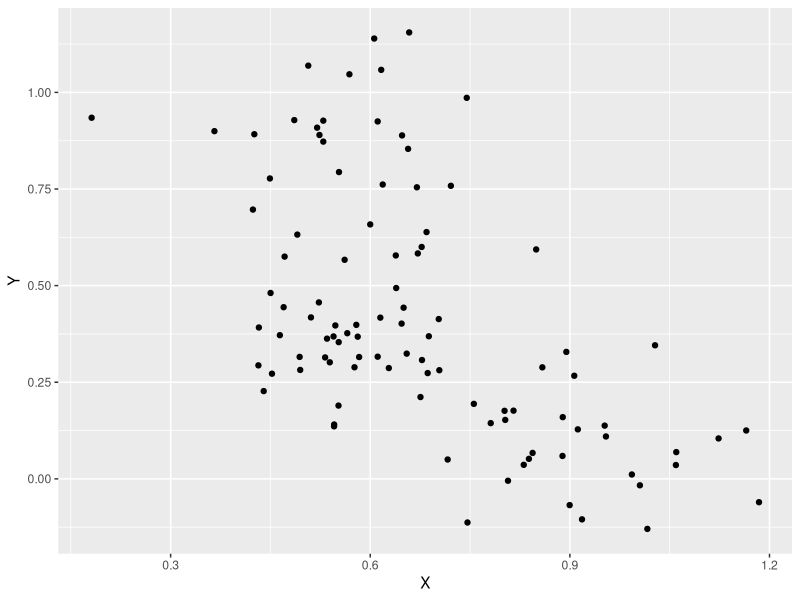

Recreate this plot in R.
install.packages('tibble')
install.packages('dplyr')
install.packages('ggplot2')
library(tibble)
library(dplyr)
library(ggplot2)

generateClusterTestDataSimple2D = function(n=10,nclusters=NULL){
  if(base::missing(nclusters)){
    nclusters <- floor(runif(1,min = 1, max = 2*sqrt(n)))
  }
  
  x_clusters <- runif(nclusters, min=0, max=1)
  y_clusters <- runif(nclusters, min=0, max=1)
  sd_clusters <- runif(nclusters, min=0.001, max=0.25)
  
  
  
  testdata = tibble(selected_clusters = floor(runif(n,1,nclusters+1))) |>
    rowwise() |>
    mutate(X = rnorm(1,x_clusters[selected_clusters],sd_clusters[selected_clusters]),Y = rnorm(1,y_clusters[selected_clusters],sd_clusters[selected_clusters])) |>
    select(X,Y)
  
  return(testdata)
}


ggplot(generateClusterTestDataSimple2D(n=100, nclusters = 3),aes(x=X,y=Y)) + geom_point()
